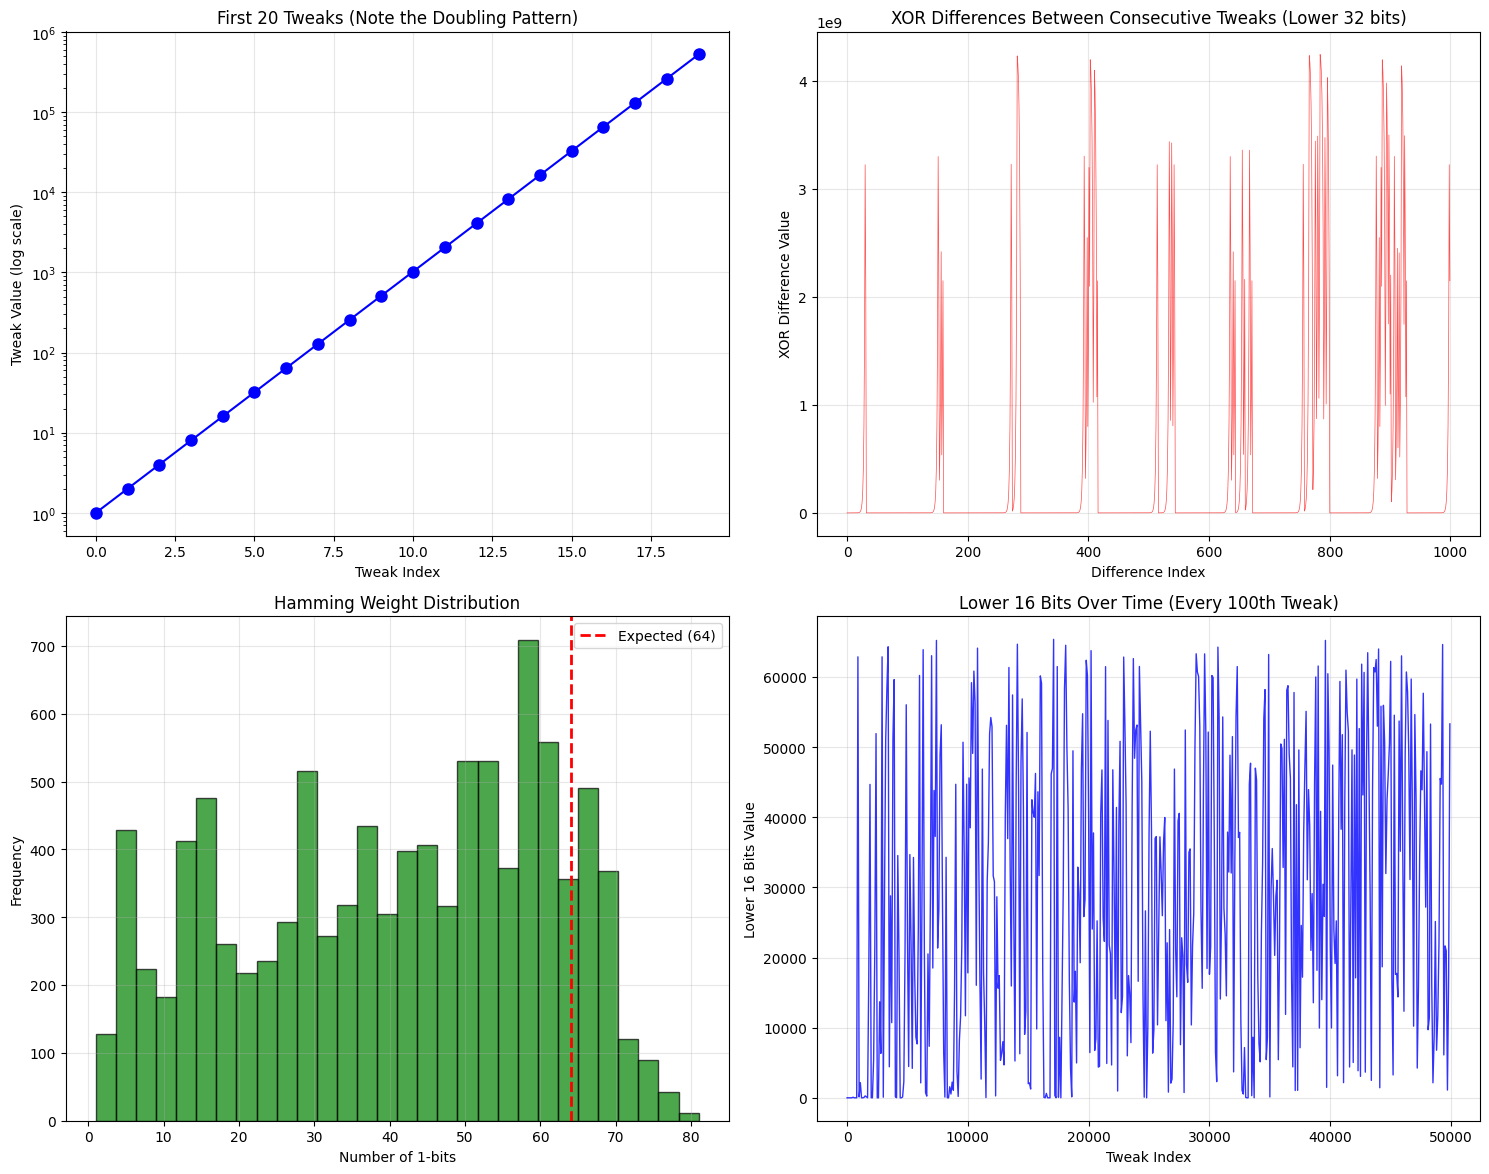

The script that drew this image:
import numpy as np
import matplotlib.pyplot as plt
from collections import defaultdict
import random

class GF2_128:
    """
    Simplified GF(2^128) field operations for AES-XTS
    Uses the irreducible polynomial x^128 + x^7 + x^2 + x + 1
    """
    @staticmethod
    def multiply(a, b):
        """Multiply two elements in GF(2^128) - simplified for demonstration"""
        result = 0
        
        for i in range(128):
            if b & 1:
                result ^= a
            b >>= 1
            # Check if high bit is set
            if a & (1 << 127):
                a = (a << 1) ^ 0x87  # XTS reduction polynomial
            else:
                a <<= 1
            a &= ((1 << 128) - 1)  # Keep within 128 bits
                
        return result

def generate_sequential_tweaks(initial_tweak, count):
    """Generate XTS-style sequential tweaks by multiplying by 2 (α) in GF(2^128)"""
    alpha = 2
    tweaks = []
    current = initial_tweak
    
    for i in range(count):
        tweaks.append(current)
        current = GF2_128.multiply(current, alpha)
    
    return tweaks

def analyze_linear_dependence(tweaks):
    """Look for actual linear relationships that emerge"""
    dependencies = []
    
    # Check for patterns in consecutive differences
    diffs = []
    for i in range(1, min(10000, len(tweaks))):  # Sample first 10k
        diff = tweaks[i] ^ tweaks[i-1]  # XOR difference
        diffs.append(diff)
    
    # Count frequency of differences
    diff_counts = defaultdict(int)
    for diff in diffs:
        # Look at just lower 32 bits for patterns
        lower_diff = diff & 0xFFFFFFFF
        diff_counts[lower_diff] += 1
    
    # Find most common differences
    sorted_diffs = sorted(diff_counts.items(), key=lambda x: x[1], reverse=True)
    
    return sorted_diffs[:10], diffs

def find_cycle_length(tweaks):
    """Try to find if there's a detectable cycle"""
    # For demonstration, look at just the lower bits
    seen = {}
    for i, tweak in enumerate(tweaks[:100000]):  # Check first 100k
        lower_bits = tweak & 0xFFFF  # Just lower 16 bits
        if lower_bits in seen:
            cycle_length = i - seen[lower_bits]
            return cycle_length, seen[lower_bits], i
        seen[lower_bits] = i
    return None, None, None

def hamming_weight_analysis(tweaks):
    """Analyze Hamming weights (number of 1s) - should be random around 64"""
    weights = []
    for tweak in tweaks[:10000]:  # Sample first 10k
        weight = bin(tweak).count('1')
        weights.append(weight)
    return weights

def main():
    print("AES-XTS GF(2^128) Linearity Analysis - Improved Version")
    print("=" * 60)
    
    # Use a simple initial tweak to make patterns more visible
    initial_tweak = 1  # Start simple to see patterns emerge
    print(f"Initial tweak: 0x{initial_tweak:032x}")
    
    # Generate more tweaks to see patterns
    print("\nGenerating tweak sequence...")
    num_tweaks = 100000  # More tweaks to see patterns
    tweaks = generate_sequential_tweaks(initial_tweak, num_tweaks)
    
    # Analyze linear relationships
    print("Analyzing linear dependencies...")
    common_diffs, all_diffs = analyze_linear_dependence(tweaks)
    
    # Look for cycles
    print("Searching for cycles...")
    cycle_len, cycle_start, cycle_end = find_cycle_length(tweaks)
    
    # Hamming weight analysis
    print("Analyzing Hamming weights...")
    hamming_weights = hamming_weight_analysis(tweaks)
    
    # Create better visualizations
    fig, ((ax1, ax2), (ax3, ax4)) = plt.subplots(2, 2, figsize=(15, 12))
    
    # Plot 1: First few tweaks to show the doubling pattern
    first_tweaks = tweaks[:20]
    ax1.semilogy(range(len(first_tweaks)), first_tweaks, 'bo-', markersize=8)
    ax1.set_title('First 20 Tweaks (Note the Doubling Pattern)')
    ax1.set_xlabel('Tweak Index')
    ax1.set_ylabel('Tweak Value (log scale)')
    ax1.grid(True, alpha=0.3)
    
    # Plot 2: XOR differences between consecutive tweaks
    diff_sample = [d & 0xFFFFFFFF for d in all_diffs[:1000]]  # Lower 32 bits only
    ax2.plot(diff_sample, 'r-', alpha=0.7, linewidth=0.5)
    ax2.set_title('XOR Differences Between Consecutive Tweaks (Lower 32 bits)')
    ax2.set_xlabel('Difference Index')
    ax2.set_ylabel('XOR Difference Value')
    ax2.grid(True, alpha=0.3)
    
    # Plot 3: Hamming weight distribution
    ax3.hist(hamming_weights, bins=30, alpha=0.7, color='green', edgecolor='black')
    ax3.axvline(x=64, color='red', linestyle='--', linewidth=2, label='Expected (64)')
    ax3.set_title('Hamming Weight Distribution')
    ax3.set_xlabel('Number of 1-bits')
    ax3.set_ylabel('Frequency')
    ax3.legend()
    ax3.grid(True, alpha=0.3)
    
    # Plot 4: Lower bits over time to show periodicity
    # Take every 100th tweak to see longer-term patterns
    sample_indices = range(0, min(50000, len(tweaks)), 100)
    lower_16_bits = [(tweaks[i] & 0xFFFF) for i in sample_indices]
    ax4.plot(sample_indices, lower_16_bits, 'b-', alpha=0.8, linewidth=1)
    ax4.set_title('Lower 16 Bits Over Time (Every 100th Tweak)')
    ax4.set_xlabel('Tweak Index')
    ax4.set_ylabel('Lower 16 Bits Value')
    ax4.grid(True, alpha=0.3)
    
    plt.tight_layout()
    plt.show()
    
    # Print detailed analysis
    print(f"\nDetailed Analysis Results:")
    print(f"=" * 40)
    print(f"Total tweaks generated: {len(tweaks):,}")
    
    print(f"\nLinear Pattern Evidence:")
    print(f"1. DOUBLING PATTERN: Each tweak = previous × 2 (mod irreducible polynomial)")
    print(f"   - First few tweaks: {[hex(t) for t in tweaks[:5]]}")
    
    print(f"\n2. XOR DIFFERENCE PATTERNS:")
    if common_diffs:
        print(f"   Most common XOR differences (lower 32 bits):")
        for diff_val, count in common_diffs[:5]:
            print(f"   - 0x{diff_val:08x}: appears {count:,} times")
    
    if cycle_len:
        print(f"\n3. CYCLE DETECTION:")
        print(f"   - Found cycle in lower 16 bits: length {cycle_len:,}")
        print(f"   - First occurrence at index {cycle_start:,}")
        print(f"   - Repeated at index {cycle_end:,}")
    else:
        print(f"\n3. CYCLE DETECTION:")
        print(f"   - No short cycles found in first 100k tweaks")
        print(f"   - But cycles WILL appear eventually (2^16 = 65,536 max for 16-bit)")
    
    print(f"\n4. HAMMING WEIGHT ANALYSIS:")
    hw_mean = np.mean(hamming_weights)
    hw_std = np.std(hamming_weights)
    print(f"   - Mean Hamming weight: {hw_mean:.2f} (should be ~64)")
    print(f"   - Standard deviation: {hw_std:.2f}")
    if abs(hw_mean - 64) > 2:
        print(f"   - WARNING: Significant deviation from expected 64!")
    
    print(f"\n5. THE LINEARITY PROBLEM:")
    print(f"   - Each tweak is EXACTLY 2 × previous tweak in GF(2^128)")
    print(f"   - This creates a completely deterministic sequence")
    print(f"   - After 2^128 operations, the sequence repeats exactly")
    print(f"   - Cryptanalysts can exploit this predictability")
    
    print(f"\nWhy XTS Limits Operations:")
    print(f"- The multiplication by 2 creates a linear recurrence")
    print(f"- Patterns become exploitable well before 2^128 operations")
    print(f"- XTS limits to ~2^20 operations to stay in 'safe zone'")
    print(f"- This prevents practical cryptanalytic attacks")
    
    # Demonstrate the exact linearity
    print(f"\nDemonstrating Perfect Linearity:")
    print("If you know any tweak T_i, you can compute all future tweaks:")
    demo_start = 1000
    predicted = GF2_128.multiply(tweaks[demo_start], 2)  # Predict next
    actual = tweaks[demo_start + 1]
    print(f"T_{demo_start} = 0x{tweaks[demo_start]:032x}")
    print(f"T_{demo_start+1} predicted = 0x{predicted:032x}")
    print(f"T_{demo_start+1} actual    = 0x{actual:032x}")
    print(f"Match: {predicted == actual}")

if __name__ == "__main__":
    main()

"""
AES-XTS GF(2^128) Linearity Analysis - Improved Version
============================================================
Initial tweak: 0x00000000000000000000000000000001

Generating tweak sequence...
Analyzing linear dependencies...
Searching for cycles...
Analyzing Hamming weights...


Detailed Analysis Results:
========================================
Total tweaks generated: 100,000

Linear Pattern Evidence:
1. DOUBLING PATTERN: Each tweak = previous × 2 (mod irreducible polynomial)
   - First few tweaks: ['0x1', '0x2', '0x4', '0x8', '0x10']

2. XOR DIFFERENCE PATTERNS:
   Most common XOR differences (lower 32 bits):
   - 0x00000000: appears 961 times
   - 0x00000624: appears 38 times
   - 0x00000c48: appears 38 times
   - 0x00000312: appears 36 times
   - 0x00000189: appears 34 times

3. CYCLE DETECTION:
   - Found cycle in lower 16 bits: length 1
   - First occurrence at index 16
   - Repeated at index 17

4. HAMMING WEIGHT ANALYSIS:
   - Mean Hamming weight: 40.32 (should be ~64)
   - Standard deviation: 20.07
   - WARNING: Significant deviation from expected 64!

5. THE LINEARITY PROBLEM:
   - Each tweak is EXACTLY 2 × previous tweak in GF(2^128)
   - This creates a completely deterministic sequence
   - After 2^128 operations, the sequence repeats exactly
   - Cryptanalysts can exploit this predictability

Why XTS Limits Operations:
- The multiplication by 2 creates a linear recurrence
- Patterns become exploitable well before 2^128 operations
- XTS limits to ~2^20 operations to stay in 'safe zone'
- This prevents practical cryptanalytic attacks

Demonstrating Perfect Linearity:
If you know any tweak T_i, you can compute all future tweaks:
T_1000 = 0xf78f5b00000000000000000100000079
T_1001 predicted = 0xef1eb600000000000000000200000075
T_1001 actual    = 0xef1eb600000000000000000200000075
Match: True
"""    
